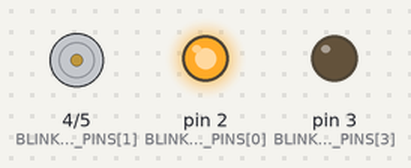
The sketch below on a simulated Arduino Uno, built with avr-gcc and run on an emulated ATmega328P. On the bench: motor-driver pin pairs drawn as motors (green arrow = first pin HIGH = forward, orange = second pin HIGH = backward, longer = more drive), output pins drawn as LEDs (lit = HIGH).

Above: at 0.05 s.
At 0.65 s:
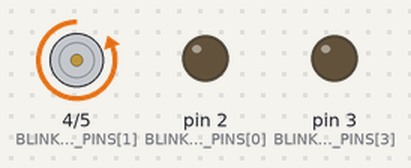
At 1.35 s:
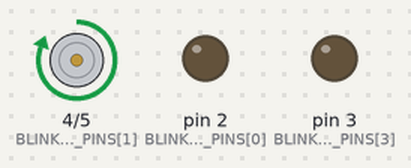
At 2.75 s:
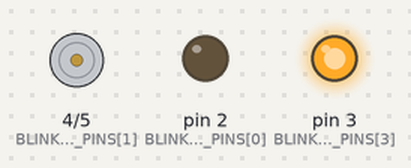
Timing chart, 0 to 3.0 s (numbered marks = the images above):
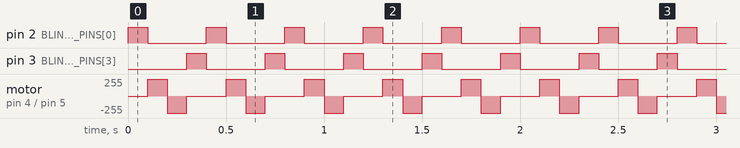

Measured:
- by itself, pin 2 (BLINK_ORDER_PINS[0]), pin 3 (BLINK_ORDER_PINS[3]): alternates HIGH for 0.10 s and LOW for 0.30 s
- by itself, motor on pin 4 (BLINK_ORDER_PINS[1]) / pin 5 (BLINK_ORDER_PINS[2]): repeats every 0.40 s: backward 255/255 0.10 s, stopped 0.20 s, forward 255/255 0.10 s

The sketch:

lesson-2.ino
```cpp
const int BLINK_ORDER_PINS[] = {2, 4, 5, 3};
const int NUMBER_OF_PINS = sizeof(BLINK_ORDER_PINS) / sizeof(BLINK_ORDER_PINS[0]);

const int DELAY_BETWEEN_BLINKS = 100;

void setup() {
  for(int i = 0; i < NUMBER_OF_PINS; i++)
    pinMode(BLINK_ORDER_PINS[i], OUTPUT);
}

void loop() {
  for(int i = 0; i < NUMBER_OF_PINS; i++)
    blink(BLINK_ORDER_PINS[i]);
}

void blink(int led_pin) {
  digitalWrite(led_pin, HIGH);
  delay(DELAY_BETWEEN_BLINKS);
  digitalWrite(led_pin, LOW);
}
```
